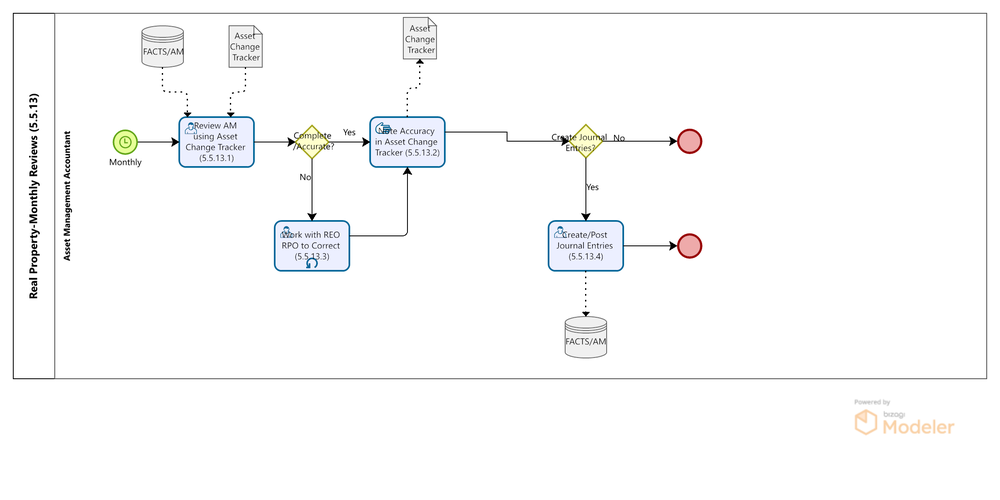
#> input picture Bizagi/5.5_1/5.5.13 Real Property-Monthly_Reviews.png, 1000 x 500 px, shrunk from 2410 x 1204 before the run, given in place of 5.5.13 Real Property-Monthly_Reviews.tiff, which was not available
$ python BizagiSimulatorv1.py
#> lines starting #> are read from the running program, lines starting #| are printed output that depends on the picture; after the words box and inside, x2 and y2 are one past the last pixel; in counts of white or black regions, pixels touching at a corner belong together
from PIL import Image
import pytesseract
import cv2
import numpy as np

def analyze_bpmn_diagram(image_path):
    # Load the image
    image = cv2.imread(image_path)
#> image is the input picture: shape (500, 1000, 3); mean B, G, R 250.6, 250.3, 250.1

    # Convert to grayscale for shape detection
    gray = cv2.cvtColor(image, cv2.COLOR_BGR2GRAY)

    # Apply edge detection
    edges = cv2.Canny(gray, 50, 150, apertureSize=3)
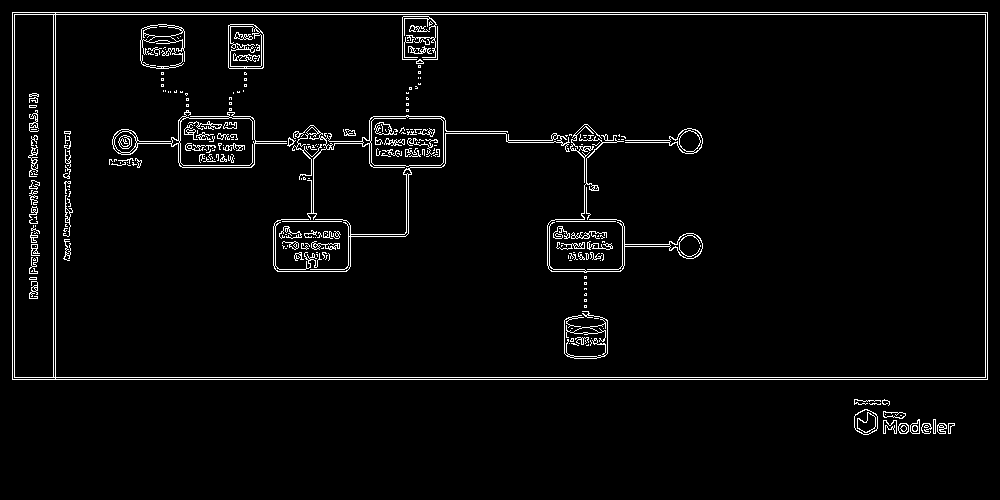
#> edges: shape (500, 1000); 3.4% white in thin lines or dots, all inside (x1, y1, x2, y2) = (12, 12, 988, 435)

    # Detect contours (shapes)
    contours, _ = cv2.findContours(edges, cv2.RETR_TREE, cv2.CHAIN_APPROX_SIMPLE)
#> contours = 528 contours, 406 with area under 20; largest, box (x1, y1, x2, y2) and area: (12, 12, 988, 380) 357825, (55, 14, 986, 378) 337588, (14, 14, 54, 378) 14155, (55, 12, 988, 380) 4451, (112, 110, 287, 168) 4361

    # Recognize text using Tesseract OCR
#> (the run stopped early here; a loop or call above may not have finished)

$ run again, with Bizagi/5.5_1/5.5.13-Real-Property-Monthly-Reviews-1.png copied over Bizagi/5.5_1/5.5.13 Real Property-Monthly_Reviews.png
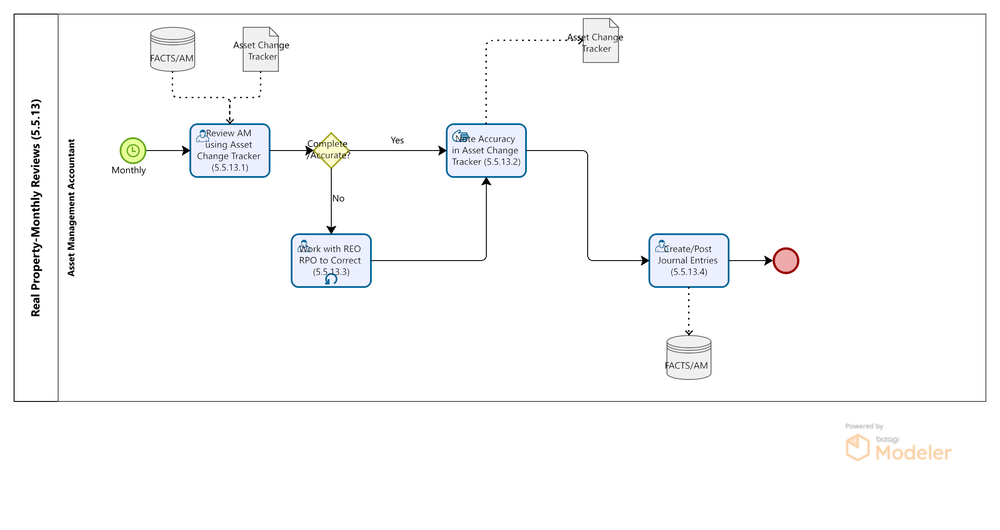
#> input picture Bizagi/5.5_1/5.5.13-Real-Property-Monthly-Reviews-1.png, 1000 x 530 px, shrunk from 2270 x 1204 before the run, given in place of 5.5.13 Real Property-Monthly_Reviews.tiff, which was not available
#> in analyze_bpmn_diagram, image is the input picture: shape (530, 1000, 3); mean B, G, R 250.7, 250.4, 250
#> in analyze_bpmn_diagram, `edges = cv2.Canny(gray, 50, 150, apertureSize=3)`:
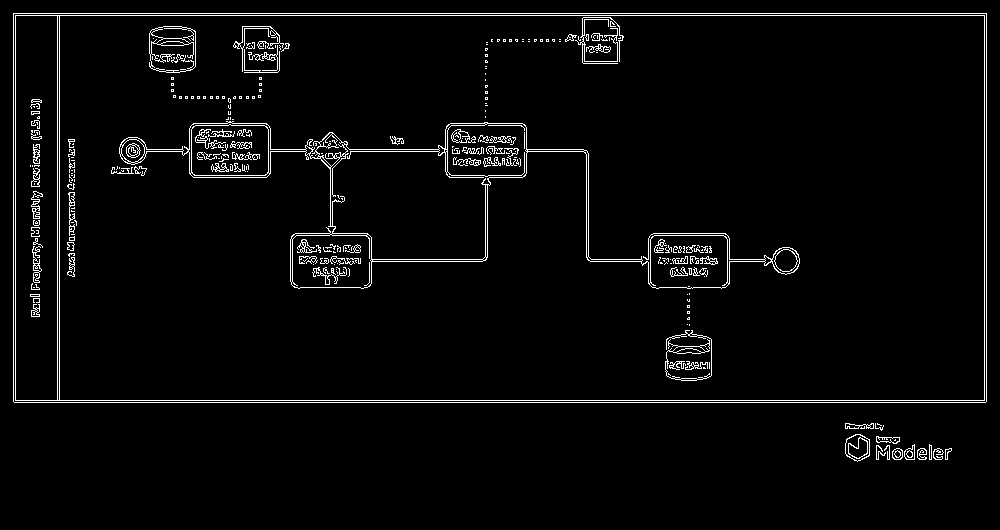
#> edges: shape (530, 1000); 3.3% white in thin lines or dots, all inside (x1, y1, x2, y2) = (13, 13, 987, 462)
#> contours = 582 contours, 462 with area under 20; largest, box (x1, y1, x2, y2) and area: (13, 13, 987, 403) 378496, (13, 13, 987, 403) 378495, (15, 15, 985, 401) 373065, (59, 15, 985, 401) 356123, (119, 121, 800, 289) 34692

$ run again, with Bizagi/5.5_1/5.5.13-Real-Property-Monthly-Reviews-2.png copied over Bizagi/5.5_1/5.5.13 Real Property-Monthly_Reviews.png
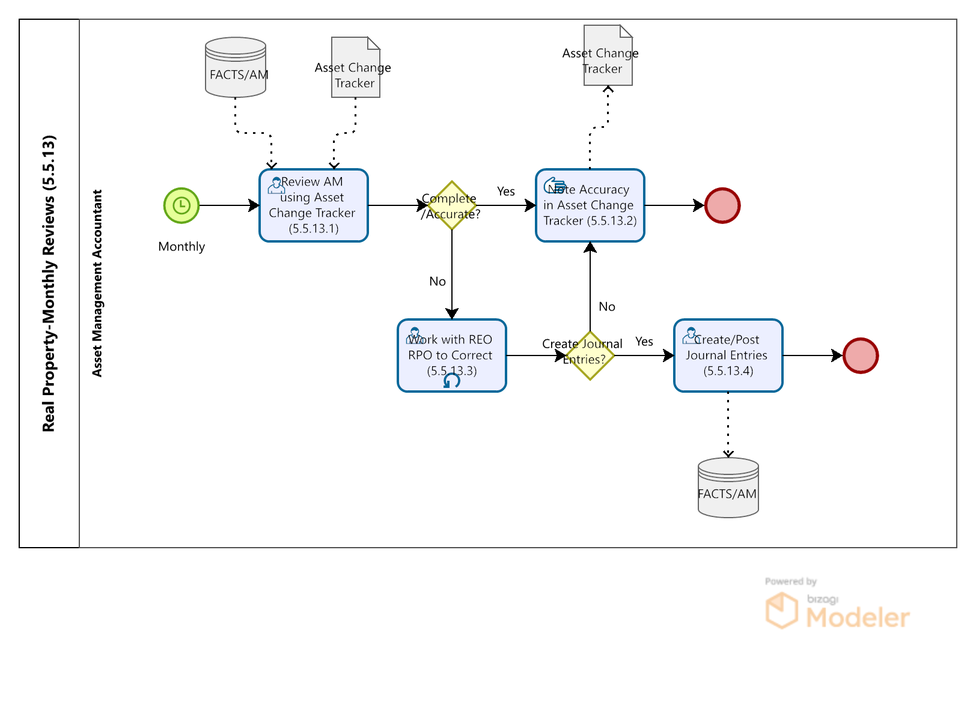
#> input picture Bizagi/5.5_1/5.5.13-Real-Property-Monthly-Reviews-2.png, 976 x 723 px, shrunk from 1624 x 1204 before the run, given in place of 5.5.13 Real Property-Monthly_Reviews.tiff, which was not available
#> in analyze_bpmn_diagram, image is the input picture: shape (723, 976, 3); mean B, G, R 249, 248.7, 248.4
#> in analyze_bpmn_diagram, `gray = cv2.cvtColor(image, cv2.COLOR_BGR2GRAY)`:
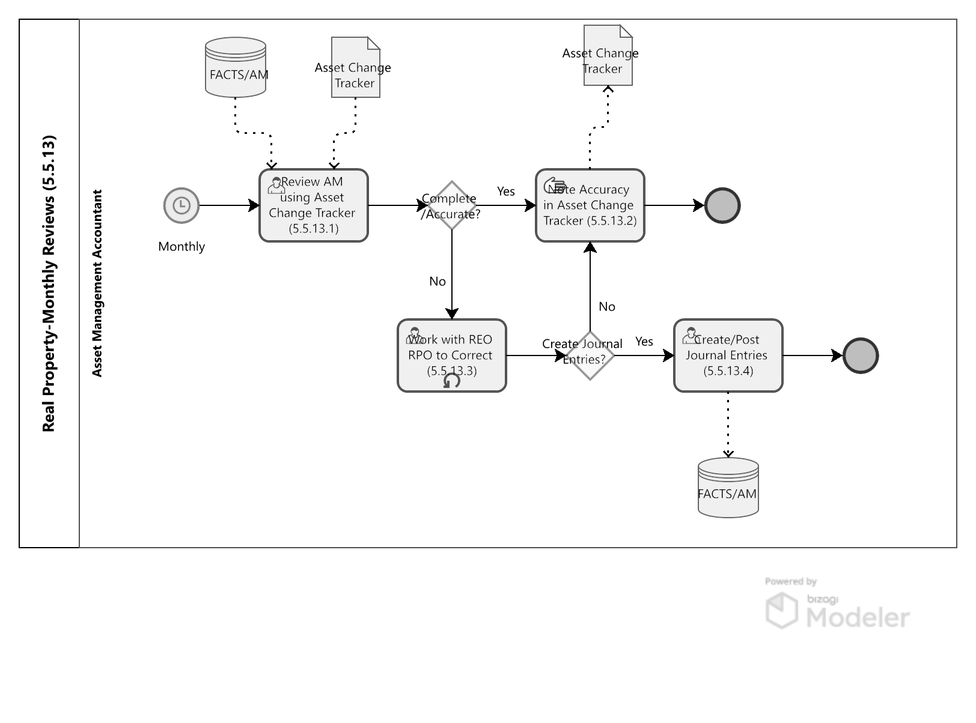
#> gray: shape (723, 976); min 0, max 255, mean 248.6
#> in analyze_bpmn_diagram, `edges = cv2.Canny(gray, 50, 150, apertureSize=3)`:
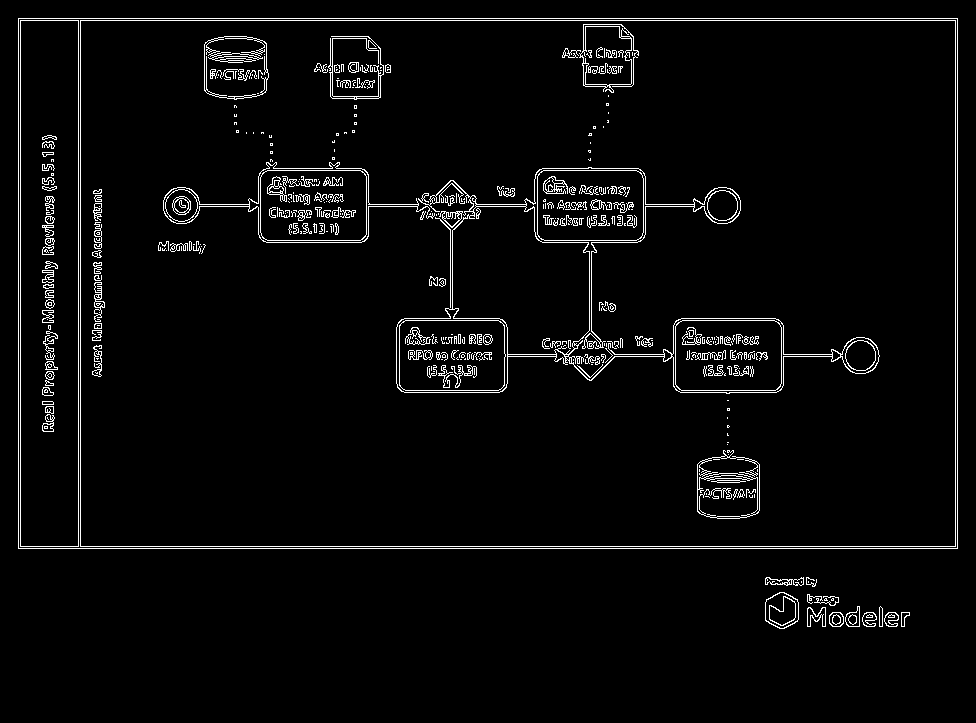
#> edges: shape (723, 976); 3.5% white in thin lines or dots, all inside (x1, y1, x2, y2) = (18, 18, 958, 629)
#> contours = 832 contours, 621 with area under 20; largest, box (x1, y1, x2, y2) and area: (18, 18, 958, 549) 497670, (18, 18, 958, 549) 497668, (80, 20, 956, 547) 460250, (80, 20, 956, 547) 460248, (396, 167, 880, 394) 35146
